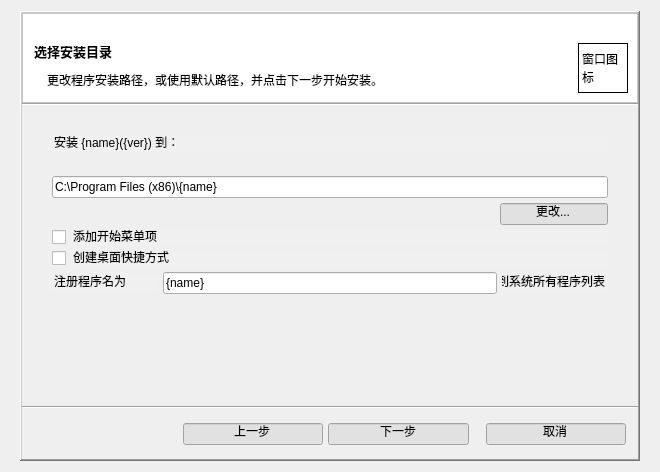
                     <widget class="QWidget" name="scrollAreaWidgetContents_8">
                      <property name="geometry">
                       <rect>
                        <x>0</x>
                        <y>0</y>
                        <width>660</width>
                        <height>472</height>
                       </rect>
                      </property>
                      <layout class="QGridLayout" name="gridLayout_38">
                       <item row="0" column="0">
                        <widget class="QFrame" name="frame_16">
                         <property name="minimumSize">
                          <size>
                           <width>620</width>
                           <height>450</height>
                          </size>
                         </property>
                         <property name="maximumSize">
                          <size>
                           <width>620</width>
                           <height>450</height>
                          </size>
                         </property>
                         <property name="frameShape">
                          <enum>QFrame::WinPanel</enum>
                         </property>
                         <property name="frameShadow">
                          <enum>QFrame::Raised</enum>
                         </property>
                         <layout class="QGridLayout" name="gridLayout_39">
                          <property name="leftMargin">
                           <number>0</number>
                          </property>
                          <property name="topMargin">
                           <number>0</number>
                          </property>
                          <property name="rightMargin">
                           <number>0</number>
                          </property>
                          <property name="bottomMargin">
                           <number>0</number>
                          </property>
                          <property name="spacing">
                           <number>0</number>
                          </property>
                          <item row="7" column="0">
                           <widget class="QLabel" name="label_47">
                            <property name="text">
                             <string/>
                            </property>
                           </widget>
                          </item>
                          <item row="3" column="0" colspan="2">
                           <widget class="QWidget" name="widget_11" native="true">
                            <property name="sizePolicy">
                             <sizepolicy hsizetype="Preferred" vsizetype="Expanding">
                              <horstretch>0</horstretch>
                              <verstretch>0</verstretch>
                             </sizepolicy>
                            </property>
                            <layout class="QGridLayout" name="gridLayout_40">
                             <property name="leftMargin">
                              <number>30</number>
                             </property>
                             <property name="topMargin">
                              <number>30</number>
                             </property>
                             <property name="rightMargin">
                              <number>30</number>
                             </property>
                             <property name="bottomMargin">
                              <number>5</number>
                             </property>
                             <property name="spacing">
                              <number>5</number>
                             </property>
                             <item row="4" column="0">
                              <spacer name="horizontalSpacer_12">
                               <property name="orientation">
                                <enum>Qt::Horizontal</enum>
                               </property>
                               <property name="sizeHint" stdset="0">
                                <size>
                                 <width>40</width>
                                 <height>20</height>
                                </size>
                               </property>
                              </spacer>
                             </item>
                             <item row="7" column="0" colspan="2">
                              <spacer name="verticalSpacer_4">
                               <property name="orientation">
                                <enum>Qt::Vertical</enum>
                               </property>
                               <property name="sizeHint" stdset="0">
                                <size>
                                 <width>20</width>
                                 <height>40</height>
                                </size>
                               </property>
                              </spacer>
                             </item>
                             <item row="4" column="1">
                              <widget class="QLineEdit" name="ui_p3InstChangeBtn">
                               <property name="sizePolicy">
                                <sizepolicy hsizetype="Minimum" vsizetype="Fixed">
                                 <horstretch>0</horstretch>
                                 <verstretch>0</verstretch>
                                </sizepolicy>
                               </property>
                               <property name="styleSheet">
                                <string notr="true">background-color: rgb(225, 225, 225);</string>
                               </property>
                               <property name="text">
                                <string>更改...</string>
                               </property>
                               <property name="frame">
                                <bool>true</bool>
                               </property>
                               <property name="alignment">
                                <set>Qt::AlignCenter</set>
                               </property>
                              </widget>
                             </item>
                             <item row="3" column="0" colspan="2">
                              <widget class="QLineEdit" name="ui_p3InstPath">
                               <property name="text">
                                <string>C:\Program Files (x86)\{name}</string>
                               </property>
                              </widget>
                             </item>
                             <item row="2" column="0" colspan="2">
                              <widget class="QLabel" name="label_48">
                               <property name="text">
                                <string/>
                               </property>
                              </widget>
                             </item>
                             <item row="5" column="0" colspan="2">
                              <layout class="QGridLayout" name="gridLayout_9">
                               <item row="1" column="0">
                                <widget class="QCheckBox" name="checkBox_2">
                                 <property name="text">
                                  <string/>
                                 </property>
                                </widget>
                               </item>
                               <item row="1" column="1">
                                <widget class="QLineEdit" name="ui_p3Adddl">
                                 <property name="styleSheet">
                                  <string notr="true">background-color: rgb(240, 240, 240);</string>
                                 </property>
                                 <property name="text">
                                  <string>创建桌面快捷方式</string>
                                 </property>
                                 <property name="frame">
                                  <bool>false</bool>
                                 </property>
                                </widget>
                               </item>
                               <item row="0" column="1">
                                <widget class="QLineEdit" name="ui_p3Addsm">
                                 <property name="styleSheet">
                                  <string notr="true">background-color: rgb(240, 240, 240);</string>
                                 </property>
                                 <property name="text">
                                  <string>添加开始菜单项</string>
                                 </property>
                                 <property name="frame">
                                  <bool>false</bool>
                                 </property>
                                </widget>
                               </item>
                               <item row="0" column="0">
                                <widget class="QCheckBox" name="checkBox">
                                 <property name="text">
                                  <string/>
                                 </property>
                                </widget>
                               </item>
                              </layout>
                             </item>
                             <item row="1" column="0" colspan="2">
                              <widget class="QLineEdit" name="ui_p3InstToText">
                               <property name="styleSheet">
                                <string notr="true">background-color: rgb(240, 240, 240);</string>
                               </property>
                               <property name="text">
                                <string>安装 {name}({ver}) 到：</string>
                               </property>
                               <property name="frame">
                                <bool>false</bool>
                               </property>
                              </widget>
                             </item>
                             <item row="6" column="0" colspan="2">
                              <layout class="QHBoxLayout" name="horizontalLayout_5">
                               <item>
                                <widget class="QLineEdit" name="ui_p3Rnas">
                                 <property name="sizePolicy">
                                  <sizepolicy hsizetype="Preferred" vsizetype="Fixed">
                                   <horstretch>0</horstretch>
                                   <verstretch>0</verstretch>
                                  </sizepolicy>
                                 </property>
                                 <property name="styleSheet">
                                  <string notr="true">background-color: rgb(240, 240, 240);</string>
                                 </property>
                                 <property name="text">
                                  <string>注册程序名为</string>
                                 </property>
                                 <property name="frame">
                                  <bool>false</bool>
                                 </property>
                                </widget>
                               </item>
                               <item>
                                <widget class="QLineEdit" name="ui_p3Rnname">
                                 <property name="text">
                                  <string>{name}</string>
                                 </property>
                                </widget>
                               </item>
                               <item>
                                <widget class="QLineEdit" name="ui_p3Rnto">
                                 <property name="sizePolicy">
                                  <sizepolicy hsizetype="Preferred" vsizetype="Fixed">
                                   <horstretch>0</horstretch>
                                   <verstretch>0</verstretch>
                                  </sizepolicy>
                                 </property>
                                 <property name="styleSheet">
                                  <string notr="true">background-color: rgb(240, 240, 240);</string>
                                 </property>
                                 <property name="text">
                                  <string>到系统所有程序列表</string>
                                 </property>
                                 <property name="frame">
                                  <bool>false</bool>
                                 </property>
                                </widget>
                               </item>
                              </layout>
                             </item>
                            </layout>
                           </widget>
                          </item>
                          <item row="2" column="0" colspan="2">
                           <widget class="Line" name="line_12">
                            <property name="orientation">
                             <enum>Qt::Horizontal</enum>
                            </property>
                           </widget>
                          </item>
                          <item row="5" column="0">
                           <widget class="QLabel" name="label_49">
                            <property name="text">
                             <string/>
                            </property>
                           </widget>
                          </item>
                          <item row="6" column="0" colspan="2">
                           <widget class="QWidget" name="widget_12" native="true">
                            <property name="sizePolicy">
                             <sizepolicy hsizetype="Preferred" vsizetype="Fixed">
                              <horstretch>0</horstretch>
                              <verstretch>0</verstretch>
                             </sizepolicy>
                            </property>
                            <layout class="QHBoxLayout" name="horizontalLayout_14">
                             <property name="spacing">
                              <number>5</number>
                             </property>
                             <property name="leftMargin">
                              <number>0</number>
                             </property>
                             <property name="topMargin">
                              <number>0</number>
                             </property>
                             <property name="rightMargin">
                              <number>0</number>
                             </property>
                             <property name="bottomMargin">
                              <number>0</number>
                             </property>
                             <item>
                              <spacer name="horizontalSpacer_13">
                               <property name="orientation">
                                <enum>Qt::Horizontal</enum>
                               </property>
                               <property name="sizeHint" stdset="0">
                                <size>
                                 <width>161</width>
                                 <height>20</height>
                                </size>
                               </property>
                              </spacer>
                             </item>
                             <item>
                              <widget class="QLineEdit" name="ui_p3LastBtn">
                               <property name="styleSheet">
                                <string notr="true">background-color: rgb(225, 225, 225);</string>
                               </property>
                               <property name="text">
                                <string>上一步</string>
                               </property>
                               <property name="alignment">
                                <set>Qt::AlignCenter</set>
                               </property>
                              </widget>
                             </item>
                             <item>
                              <widget class="QLineEdit" name="ui_p3NextBtn">
                               <property name="styleSheet">
                                <string notr="true">background-color: rgb(225, 225, 225);</string>
                               </property>
                               <property name="text">
                                <string>下一步</string>
                               </property>
                               <property name="alignment">
                                <set>Qt::AlignCenter</set>
                               </property>
                              </widget>
                             </item>
                             <item>
                              <widget class="QLabel" name="label_50">
                               <property name="text">
                                <string/>
                               </property>
                              </widget>
                             </item>
                             <item>
                              <widget class="QLineEdit" name="ui_p3ExitBtn">
                               <property name="styleSheet">
                                <string notr="true">background-color: rgb(225, 225, 225);</string>
                               </property>
                               <property name="text">
                                <string>取消</string>
                               </property>
                               <property name="alignment">
                                <set>Qt::AlignCenter</set>
                               </property>
                              </widget>
                             </item>
                             <item>
                              <widget class="QLabel" name="label_51">
                               <property name="text">
                                <string/>
                               </property>
                              </widget>
                             </item>
                            </layout>
                           </widget>
                          </item>
                          <item row="0" column="0" colspan="2">
                           <widget class="QFrame" name="frame_17">
                            <property name="sizePolicy">
                             <sizepolicy hsizetype="Preferred" vsizetype="Maximum">
                              <horstretch>0</horstretch>
                              <verstretch>0</verstretch>
                             </sizepolicy>
                            </property>
                            <property name="styleSheet">
                             <string notr="true">background-color: rgb(255, 255, 255);</string>
                            </property>
                            <property name="frameShape">
                             <enum>QFrame::StyledPanel</enum>
                            </property>
                            <property name="frameShadow">
                             <enum>QFrame::Raised</enum>
                            </property>
                            <layout class="QGridLayout" name="gridLayout_41">
                             <item row="2" column="0">
                              <widget class="QLabel" name="label_52">
                               <property name="text">
                                <string/>
                               </property>
                              </widget>
                             </item>
                             <item row="1" column="0" colspan="2">
                              <widget class="QLineEdit" name="ui_p3Title">
                               <property name="font">
                                <font>
                                 <family>Microsoft YaHei UI</family>
                                 <pointsize>10</pointsize>
                                 <weight>75</weight>
                                 <bold>true</bold>
                                </font>
                               </property>
                               <property name="text">
                                <string>选择安装目录</string>
                               </property>
                               <property name="frame">
                                <bool>false</bool>
                               </property>
                               <property name="clearButtonEnabled">
                                <bool>false</bool>
                               </property>
                              </widget>
                             </item>
                             <item row="1" column="2" rowspan="2">
                              <widget class="QLabel" name="ui_p3Icon">
                               <property name="minimumSize">
                                <size>
                                 <width>50</width>
                                 <height>50</height>
                                </size>
                               </property>
                               <property name="maximumSize">
                                <size>
                                 <width>50</width>
                                 <height>50</height>
                                </size>
                               </property>
                               <property name="frameShape">
                                <enum>QFrame::Box</enum>
                               </property>
                               <property name="text">
                                <string>窗口图标</string>
                               </property>
                               <property name="textFormat">
                                <enum>Qt::PlainText</enum>
                               </property>
                               <property name="scaledContents">
                                <bool>true</bool>
                               </property>
                               <property name="wordWrap">
                                <bool>true</bool>
                               </property>
                               <property name="textInteractionFlags">
                                <set>Qt::TextBrowserInteraction</set>
                               </property>
                              </widget>
                             </item>
                             <item row="2" column="1">
                              <widget class="QLineEdit" name="ui_p3Text">
                               <property name="text">
                                <string>更改程序安装路径，或使用默认路径，并点击下一步开始安装。</string>
                               </property>
                               <property name="frame">
                                <bool>false</bool>
                               </property>
                              </widget>
                             </item>
                             <item row="0" column="0" colspan="3">
                              <widget class="QLabel" name="label_53">
                               <property name="text">
                                <string/>
                               </property>
                              </widget>
                             </item>
                            </layout>
                           </widget>
                          </item>
                          <item row="4" column="0" colspan="2">
                           <widget class="Line" name="line_13">
                            <property name="orientation">
                             <enum>Qt::Horizontal</enum>
                            </property>
                           </widget>
                          </item>
                         </layout>
                        </widget>
                       </item>
                      </layout>
                     </widget>
